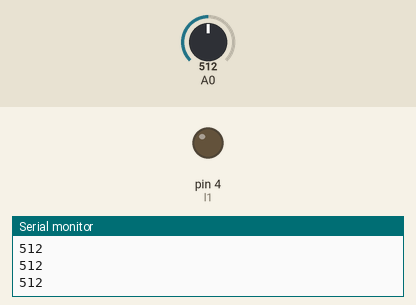
Recording of a sketch running on a simulated Arduino Uno, built with avr-gcc and run on an emulated ATmega328P. Parts: output pins drawn as LEDs (lit = HIGH), the last lines printed to the serial monitor. Inputs (shaded band) come from the test bench; at power-on: A0 = 512.

Above: at 1.2 s.
1.3 s: A0 set to 522
At 1.6 s:
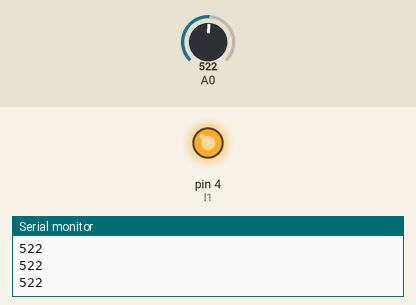
2.8 s: A0 set to 511
At 4.0 s:
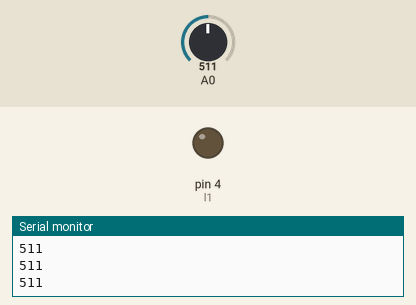
4.3 s: A0 set to 716
At 5.1 s:
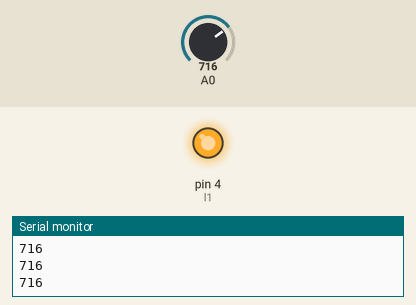
Timing chart, 0 to 7.3 s (numbered marks = the images above; inputs shaded):
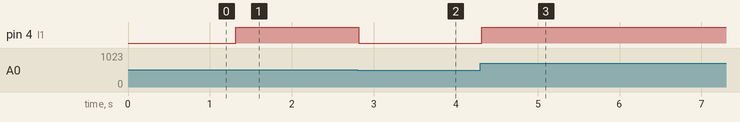

The sketch:

FIOT_PR5.ino
```cpp
const int l1 = 4;

void setup() {
  // put your setup code here, to run once:
  Serial.begin(9600);
}

void loop() {
  int sensorValue = analogRead(A0);

  Serial.println(sensorValue);
  delay(10);

  int brightness = map(sensorValue, 0, 1023, 0, 255);
  analogWrite(l1, brightness);

}
```

Measured:
- the behaviour switches between 513 and 514 on A0 (found by bisection; images 0 and 1)
- after the input at 1.3 s, pin 4 (l1): LOW → HIGH at once
- after the input at 2.8 s, pin 4 (l1): HIGH → LOW at once
- after the input at 4.3 s, pin 4 (l1): LOW → HIGH at once
